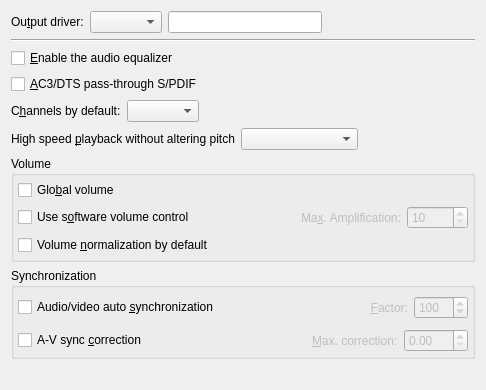
     <widget class="QWidget" name="video_and_audio_tab" >
      <attribute name="title" >
       <string>A&amp;udio</string>
      </attribute>
      <layout class="QVBoxLayout" >
       <item>
        <layout class="QHBoxLayout" >
         <item>
          <widget class="QLabel" name="ao_label" >
           <property name="text" >
            <string>Ou&amp;tput driver:</string>
           </property>
           <property name="wordWrap" >
            <bool>false</bool>
           </property>
           <property name="buddy" >
            <cstring>ao_combo</cstring>
           </property>
          </widget>
         </item>
         <item>
          <widget class="QComboBox" name="ao_combo" >
           <property name="sizePolicy" >
            <sizepolicy vsizetype="Fixed" hsizetype="Preferred" >
             <horstretch>0</horstretch>
             <verstretch>0</verstretch>
            </sizepolicy>
           </property>
           <property name="editable" >
            <bool>false</bool>
           </property>
          </widget>
         </item>
         <item>
          <widget class="QLineEdit" name="ao_user_defined_edit" />
         </item>
         <item>
          <spacer>
           <property name="orientation" >
            <enum>Qt::Horizontal</enum>
           </property>
           <property name="sizeHint" >
            <size>
             <width>81</width>
             <height>20</height>
            </size>
           </property>
          </spacer>
         </item>
        </layout>
       </item>
       <item>
        <widget class="Line" name="line_6" >
         <property name="sizePolicy" >
          <sizepolicy vsizetype="Fixed" hsizetype="Expanding" >
           <horstretch>0</horstretch>
           <verstretch>0</verstretch>
          </sizepolicy>
         </property>
         <property name="orientation" >
          <enum>Qt::Horizontal</enum>
         </property>
        </widget>
       </item>
       <item>
        <widget class="QCheckBox" name="audio_equalizer_check" >
         <property name="text" >
          <string>&amp;Enable the audio equalizer</string>
         </property>
        </widget>
       </item>
       <item>
        <widget class="QCheckBox" name="hwac3_check" >
         <property name="text" >
          <string>&amp;AC3/DTS pass-through S/PDIF</string>
         </property>
        </widget>
       </item>
       <item>
        <layout class="QHBoxLayout" >
         <property name="spacing" >
          <number>6</number>
         </property>
         <property name="leftMargin" >
          <number>0</number>
         </property>
         <property name="topMargin" >
          <number>0</number>
         </property>
         <property name="rightMargin" >
          <number>0</number>
         </property>
         <property name="bottomMargin" >
          <number>0</number>
         </property>
         <item>
          <widget class="QLabel" name="label" >
           <property name="text" >
            <string>C&amp;hannels by default:</string>
           </property>
           <property name="buddy" >
            <cstring>channels_combo</cstring>
           </property>
          </widget>
         </item>
         <item>
          <widget class="QComboBox" name="channels_combo" />
         </item>
         <item>
          <spacer>
           <property name="orientation" >
            <enum>Qt::Horizontal</enum>
           </property>
           <property name="sizeHint" >
            <size>
             <width>40</width>
             <height>20</height>
            </size>
           </property>
          </spacer>
         </item>
        </layout>
       </item>
       <item>
        <layout class="QHBoxLayout" >
         <property name="spacing" >
          <number>6</number>
         </property>
         <property name="leftMargin" >
          <number>0</number>
         </property>
         <property name="topMargin" >
          <number>0</number>
         </property>
         <property name="rightMargin" >
          <number>0</number>
         </property>
         <property name="bottomMargin" >
          <number>0</number>
         </property>
         <item>
          <widget class="QLabel" name="label_6" >
           <property name="text" >
            <string>High speed &amp;playback without altering pitch</string>
           </property>
           <property name="buddy" >
            <cstring>scaletempo_combo</cstring>
           </property>
          </widget>
         </item>
         <item>
          <widget class="TristateCombo" name="scaletempo_combo" >
           <property name="sizePolicy" >
            <sizepolicy vsizetype="Fixed" hsizetype="Expanding" >
             <horstretch>0</horstretch>
             <verstretch>0</verstretch>
            </sizepolicy>
           </property>
          </widget>
         </item>
         <item>
          <spacer>
           <property name="orientation" >
            <enum>Qt::Horizontal</enum>
           </property>
           <property name="sizeHint" >
            <size>
             <width>40</width>
             <height>20</height>
            </size>
           </property>
          </spacer>
         </item>
        </layout>
       </item>
       <item>
        <widget class="QGroupBox" name="groupBox_4" >
         <property name="title" >
          <string>Volume</string>
         </property>
         <layout class="QVBoxLayout" >
          <property name="leftMargin" >
           <number>4</number>
          </property>
          <property name="topMargin" >
           <number>4</number>
          </property>
          <property name="rightMargin" >
           <number>4</number>
          </property>
          <property name="bottomMargin" >
           <number>4</number>
          </property>
          <item>
           <widget class="QCheckBox" name="global_volume_check" >
            <property name="text" >
             <string>Glo&amp;bal volume</string>
            </property>
           </widget>
          </item>
          <item>
           <layout class="QHBoxLayout" >
            <property name="spacing" >
             <number>6</number>
            </property>
            <property name="leftMargin" >
             <number>0</number>
            </property>
            <property name="topMargin" >
             <number>0</number>
            </property>
            <property name="rightMargin" >
             <number>0</number>
            </property>
            <property name="bottomMargin" >
             <number>0</number>
            </property>
            <item>
             <widget class="QCheckBox" name="softvol_check" >
              <property name="text" >
               <string>Use s&amp;oftware volume control</string>
              </property>
             </widget>
            </item>
            <item>
             <spacer>
              <property name="orientation" >
               <enum>Qt::Horizontal</enum>
              </property>
              <property name="sizeHint" >
               <size>
                <width>20</width>
                <height>20</height>
               </size>
              </property>
             </spacer>
            </item>
            <item>
             <widget class="QLabel" name="amplification_label" >
              <property name="enabled" >
               <bool>false</bool>
              </property>
              <property name="text" >
               <string>Ma&amp;x. Amplification:</string>
              </property>
              <property name="wordWrap" >
               <bool>false</bool>
              </property>
              <property name="buddy" >
               <cstring>softvol_max_spin</cstring>
              </property>
             </widget>
            </item>
            <item>
             <widget class="QSpinBox" name="softvol_max_spin" >
              <property name="enabled" >
               <bool>false</bool>
              </property>
              <property name="minimum" >
               <number>10</number>
              </property>
              <property name="maximum" >
               <number>10000</number>
              </property>
             </widget>
            </item>
           </layout>
          </item>
          <item>
           <widget class="QCheckBox" name="volnorm_check" >
            <property name="text" >
             <string>Volume &amp;normalization by default</string>
            </property>
           </widget>
          </item>
         </layout>
        </widget>
       </item>
       <item>
        <widget class="QGroupBox" name="groupBox_5" >
         <property name="title" >
          <string>Synchronization</string>
         </property>
         <layout class="QVBoxLayout" >
          <property name="leftMargin" >
           <number>4</number>
          </property>
          <property name="topMargin" >
           <number>4</number>
          </property>
          <property name="rightMargin" >
           <number>4</number>
          </property>
          <property name="bottomMargin" >
           <number>4</number>
          </property>
          <item>
           <layout class="QHBoxLayout" >
            <item>
             <widget class="QCheckBox" name="autosync_check" >
              <property name="text" >
               <string>Audio/video auto &amp;synchronization</string>
              </property>
             </widget>
            </item>
            <item>
             <spacer>
              <property name="orientation" >
               <enum>Qt::Horizontal</enum>
              </property>
              <property name="sizeType" >
               <enum>QSizePolicy::Expanding</enum>
              </property>
              <property name="sizeHint" >
               <size>
                <width>40</width>
                <height>31</height>
               </size>
              </property>
             </spacer>
            </item>
            <item>
             <widget class="QLabel" name="factor_label" >
              <property name="enabled" >
               <bool>false</bool>
              </property>
              <property name="text" >
               <string>&amp;Factor:</string>
              </property>
              <property name="alignment" >
               <set>Qt::AlignRight|Qt::AlignTrailing|Qt::AlignVCenter</set>
              </property>
              <property name="wordWrap" >
               <bool>false</bool>
              </property>
              <property name="buddy" >
               <cstring>autosync_spin</cstring>
              </property>
             </widget>
            </item>
            <item>
             <widget class="QSpinBox" name="autosync_spin" >
              <property name="enabled" >
               <bool>false</bool>
              </property>
              <property name="minimum" >
               <number>0</number>
              </property>
              <property name="maximum" >
               <number>1000</number>
              </property>
              <property name="value" >
               <number>100</number>
              </property>
             </widget>
            </item>
           </layout>
          </item>
          <item>
           <layout class="QHBoxLayout" >
            <item>
             <widget class="QCheckBox" name="use_mc_check" >
              <property name="text" >
               <string>A-V sync &amp;correction</string>
              </property>
             </widget>
            </item>
            <item>
             <spacer>
              <property name="orientation" >
               <enum>Qt::Horizontal</enum>
              </property>
              <property name="sizeHint" >
               <size>
                <width>40</width>
                <height>20</height>
               </size>
              </property>
             </spacer>
            </item>
            <item>
             <widget class="QLabel" name="mc_label" >
              <property name="enabled" >
               <bool>false</bool>
              </property>
              <property name="text" >
               <string>&amp;Max. correction:</string>
              </property>
              <property name="buddy" >
               <cstring>mc_spin</cstring>
              </property>
             </widget>
            </item>
            <item>
             <widget class="QDoubleSpinBox" name="mc_spin" >
              <property name="enabled" >
               <bool>false</bool>
              </property>
              <property name="maximum" >
               <double>100.000000000000000</double>
              </property>
              <property name="singleStep" >
               <double>0.100000000000000</double>
              </property>
             </widget>
            </item>
           </layout>
          </item>
         </layout>
        </widget>
       </item>
       <item>
        <spacer>
         <property name="orientation" >
          <enum>Qt::Vertical</enum>
         </property>
         <property name="sizeType" >
          <enum>QSizePolicy::Expanding</enum>
         </property>
         <property name="sizeHint" >
          <size>
           <width>464</width>
           <height>20</height>
          </size>
         </property>
        </spacer>
       </item>
      </layout>
     </widget>
